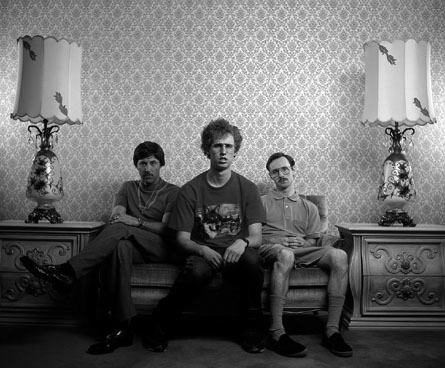
%> input picture Datoriserad bildanalys/lab1/napoleon.png, 445 x 368 px
$ octave Lab1_test.m   (GNU Octave 9; MATLAB toolbox functions it lacks are replaced by stand-ins)
%> lines starting %> are read from the running program, lines starting %| are printed output that depends on the picture; in (x1, y1, x2, y2) boxes, pixels count from 0 and x2, y2 are one past the last pixel; in counts of white or black regions, pixels touching at a corner belong together; the program's own positions count from 1
I = imread('napoleon.png'); % read the image
%> I is the input picture: size 368x445 uint8; min 0, max 254, mean 104.2
imshow(I); % show image I using ’imshow’
figure % open a new figure window
image(I) % show image I using ’image’
colorbar % add a colorbar showing the colormap
figure % open a new figure window
imagesc(I) % show matrix I using ’imagesc’
colorbar % add a colorbar

%% Q2
I = imread('napoleon.png'); % read the image
I_light = imread('napoleon_light.png'); % read the image
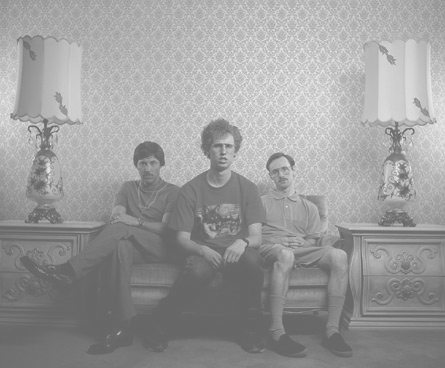
%> input picture Datoriserad bildanalys/lab1/napoleon_light.png, 445 x 368 px
%> I_light is the input picture: size 368x445 uint8; min 103, max 230, mean 155.3
I_dark = imread('napoleon_dark.png'); % read the image
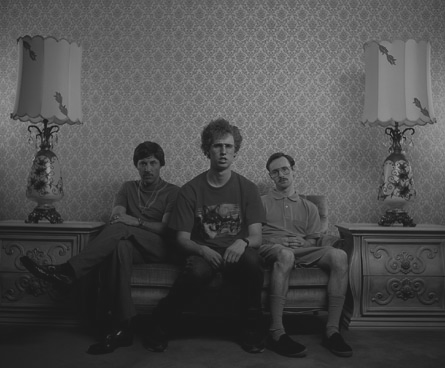
%> input picture Datoriserad bildanalys/lab1/napoleon_dark.png, 445 x 368 px
%> I_dark is the input picture: size 368x445 uint8; min 25, max 152, mean 77.3
figure
imhist(I)
figure
imhist(I_light)
%> figure, not shown here; highest point at x = 104, y = 6234
figure
imhist(I_dark)
%> figure, not shown here; highest point at x = 26, y = 6234

%% Q3
I = imread('napoleon.png'); % read the image
Is = single(I); % Convert from uint8 to single
imtool(I) % This looks OK!
imtool(Is) % This looks strange!
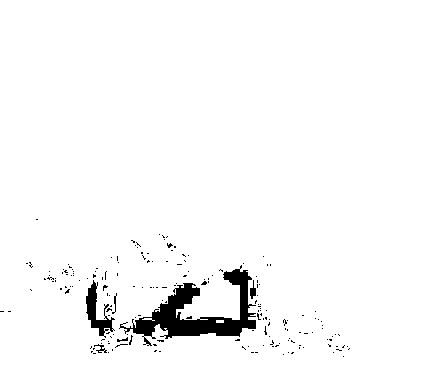
%> displayed picture: size 368x445, on the screen's scale of 0 to 255; 97.1% white; 186 black regions (180 under 20 px), largest, box (x1, y1, x2, y2) and area: (119, 265, 256, 346) 3346, (86, 280, 115, 338) 594, (250, 280, 256, 299) 62, (94, 344, 107, 353) 44, (112, 293, 117, 314) 32, (117, 337, 128, 342) 25
imtool(Is/255) % This looks OK!

figure(1)
imagesc((I/64)*64)
figure(2)
imagesc((Is/64)*64)
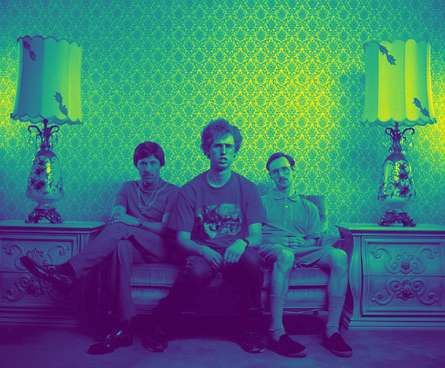
%> displayed picture: size 368x445x3, on the screen's scale of 0 to 255; mean R, G, B 65.5, 116.2, 116.8

%% Q4-Q5
I = imread('napoleon.png'); % read the image
figure
imhist(I)
I2 = I+10;
figure
imhist(I2)
%> figure, not shown here; highest point at x = 10, y = 4688
I3 = I*0.8;
figure
imhist(I3)
%> figure, not shown here; highest point at x = 2, y = 6361

%% Q6
g=2;
I = imread('napoleon.png');
figure(1)
imhist(I);
%> figure, not shown here; highest point at x = 0, y = 4688
L = double(I).^g;
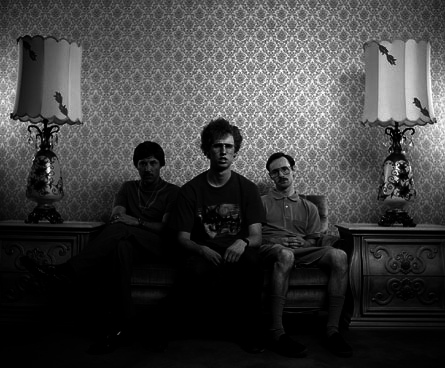
%> L: size 368x445 double; min 0, max 64516, mean 15857.8; drawn with min black and max white
out = uint8(L .* (255/max(max(L))));
figure(2)
imhist(out);
%> figure, not shown here; highest point at x = 0, y = 21349

%% Q7
I = imread('napoleon.png');
J = histeq(I);
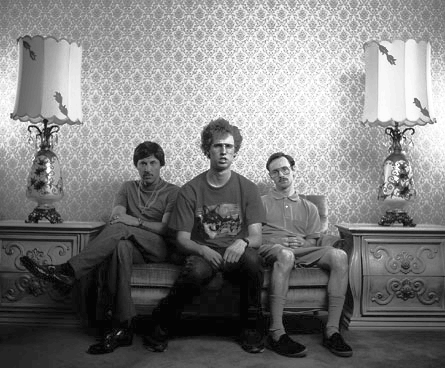
%> J: size 368x445 uint8; min 4, max 255, mean 126.3
figure(1)
imhist(J);
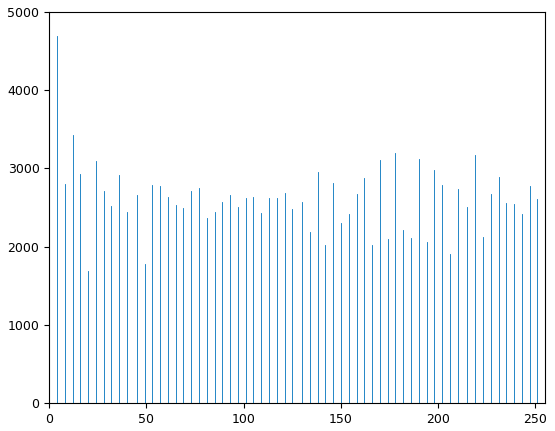
%> figure redrawn from the program's plot data; highest point at x = 4, y = 4688
figure(2)
imshow(J)
figure(3)
imshow(I)

%% Q8
%> (the run ends here)
